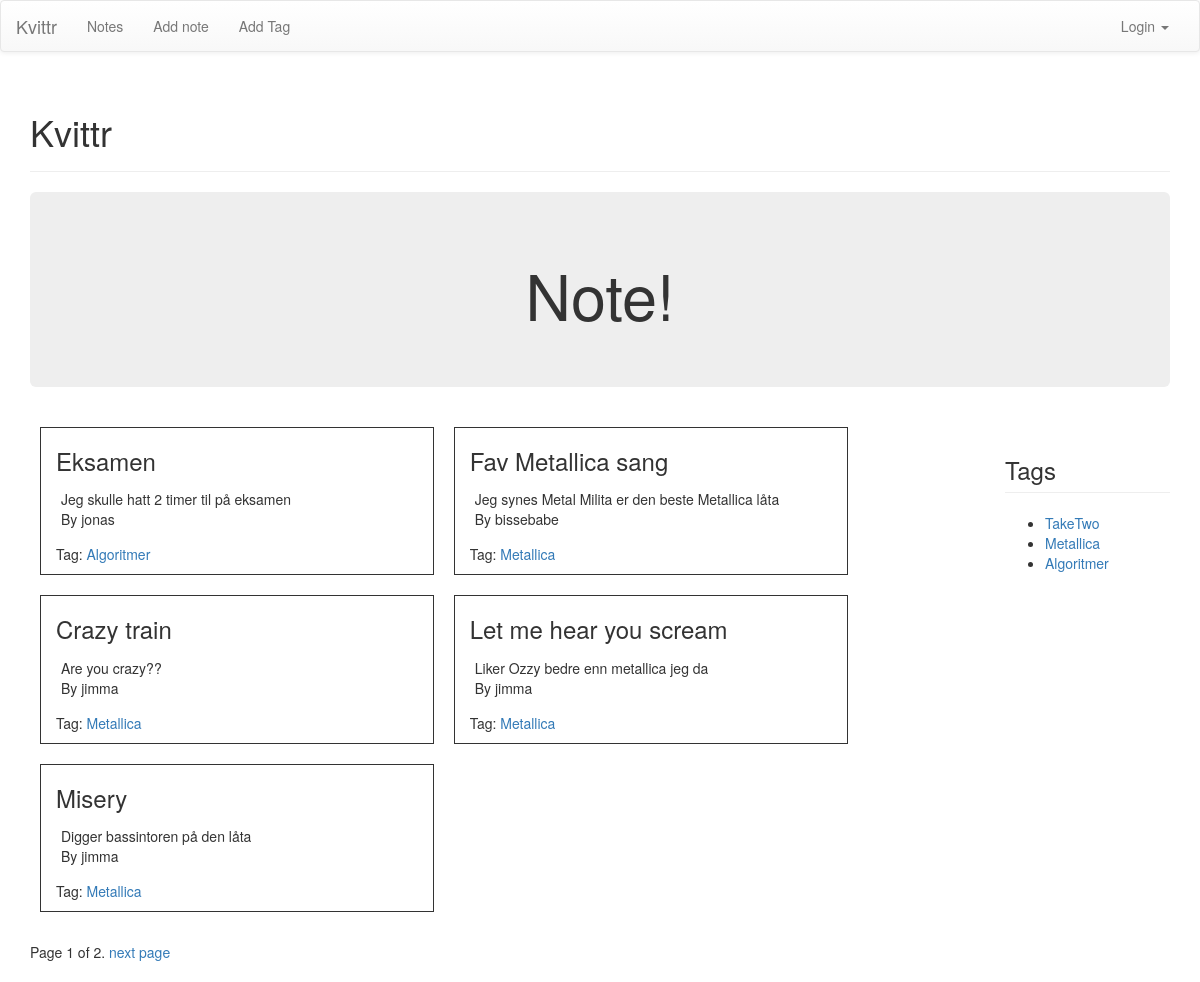
The app's page /, older data.
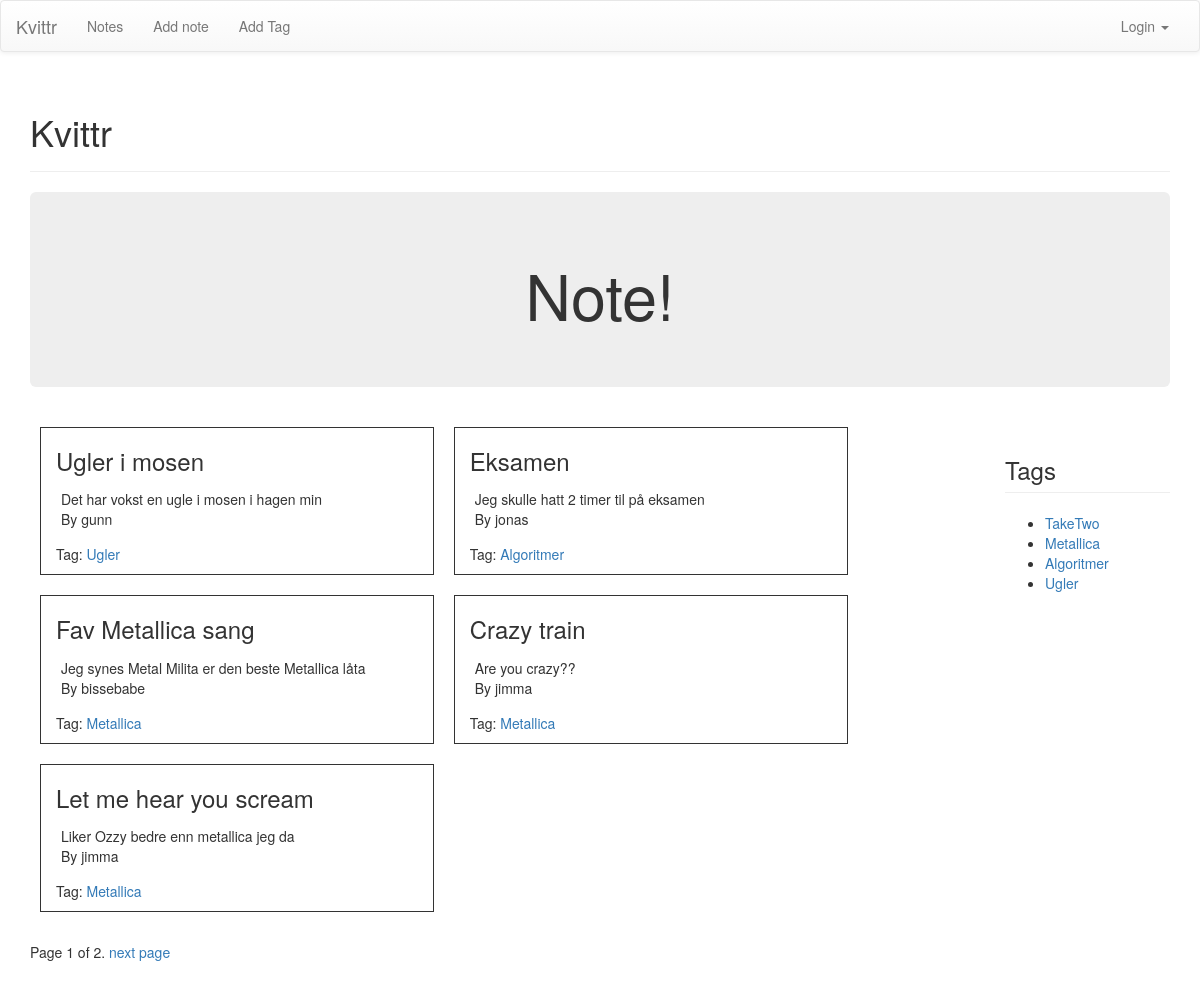
The same page, newer data.
### notes/models.py (models this page shows, shortened)
class Note(models.Model):
	label = models.CharField(max_length = 30)
	body = models.TextField()
	timestamp = models.DateTimeField(auto_now_add=True)
	tags = models.ManyToManyField('Tag', related_name='notes')
	author = models.ForeignKey(User)
	num_likes = models.PositiveIntegerField(default=0)

class Tag(models.Model):
	label = models.CharField(max_length = 30)
	slug = models.SlugField(max_length=30)
	def __unicode__(self):
		return self.label

### kvittr/views.py (the view)
# urls.py: url(r'^$', home_view, name='home'),
def home_view(request):
	notes = Note.objects.all().order_by('-timestamp')
	page_number = request.GET.get('page')
	paginator = Paginator(notes, 5)
	try:
		notes = paginator.page(page_number)
	except PageNotAnInteger:
		notes = paginator.page(1)
	except EmptyPage:
		notes = paginator.page(paginator.num_pages)
	tags = Tag.objects.all()
	context = {
		'notes': notes,
		'tags': tags
		}
	return render(request, 'home.html', context)

### templates/home.html (shortened to what this page needs)
{% extends 'base.html' %}
{% block pagecontent %}
<div class="jumbotron">
	<h1 align="center">Note!</h1>
</div>
<div class="row">
{% if user.is_authenticated %}
	<div class="col-sm-10">
		{% if notes%}
			{% for note in notes %}
				<div class="col-sm-5" style="border: 1px solid; margin: 10px;">
					<h3 class="page-header"> <a href="{% url 'notes:detailnote' %}?id={{note.id}}">{{ note.label }}</a></h3>
					<div style="padding: 5px;">
						<p>{{ note.body }}</p>
					</div>
					{% for tag in note.tags.all %}
						<p>Tag: <a href="{% url 'notes:tagsearch' slug=tag.slug %}">{{tag}}</a></p>
					{% endfor %}
					<div>
						<p style="float: left;">By {{ note.author }}</p>
						{% if note and note.author == request.user %}
							<a style="float: right;" href="{% url 'notes:addnote' %}?id={{note.id}}">Edit Note</a>
						{% endif %}
					</div>
				</div>
			{% endfor %}
		{% else %}
			<div class="col-sm-12">
				<h3>No notes yet</h3>
			</div>
		{% endif %}
	</div>
	<div class="col-sm-2">
		<h3 class="page-header">Tags</h3>
		<ul>
			{% if tags %}
				{% for tag in tags %}
					<li>
						<a href="{% url 'notes:tagsearch' slug=tag.slug %}">{{tag}}</a>
						<ul>
							<li>
								<a href="{% url 'notes:addtag' %}?id={{tag.id}}">Edit tag</a>
							</li>
						</ul>
					</li>
				{% endfor %}
			{% else %}
				<div class="alert alert-warning">No tags yet</div>
			{% endif %}
		</ul>
	</div>
{% else %}
	<div class="col-sm-10">
		{% if notes%}
			{% for note in notes %}
				<div class="col-sm-5" style="border: 1px solid; margin: 10px;">
					<h3> {{ note.label }}</h3>
					<div style="padding: 5px;">
						{{ note.body }}
						<p>By {{ note.author }}</p>
					</div>
					{% for tag in note.tags.all %}
						<p>Tag: <a href="{% url 'notes:tagsearch' slug=tag.slug %}">{{tag}}</a></p>
					{% endfor %}
				</div>
			{% endfor %}
		{% endif %}
	</div>
	<div class="col-sm-2">
		<h3 class="page-header">Tags</h3>
		<ul>
			{% if tags %}
				{% for tag in tags %}
					<li>
						<a href="{% url 'notes:tagsearch' slug=tag.slug %}">{{tag}}</a>
					</li>
				{% endfor %}
			{% endif %}
		</ul>
	</div>
{% endif %}
</div>
<div class="pagination">
	<span class"step-links">
    <span class="current">
    	Page {{ notes.number }} of {{ notes.paginator.num_pages }}.
    </span>
    {% if notes.has_next %}
    	<a href="?page={{ notes.next_page_number }}">next page</a>
    {% endif %}
  </span>
</div>
{% endblock pagecontent %}

Row changes from the older to the newer data that the page shows:
no longer on this page (row edited): Note: label "Misery", body "Digger bassintoren på den låta", author "jimma", Tag (label "Metallica")
added Note: label "Ugler i mosen", body "Det har vokst en ugle i mosen i hagen min", author "gunn"
added Tag: label "Ugler"
